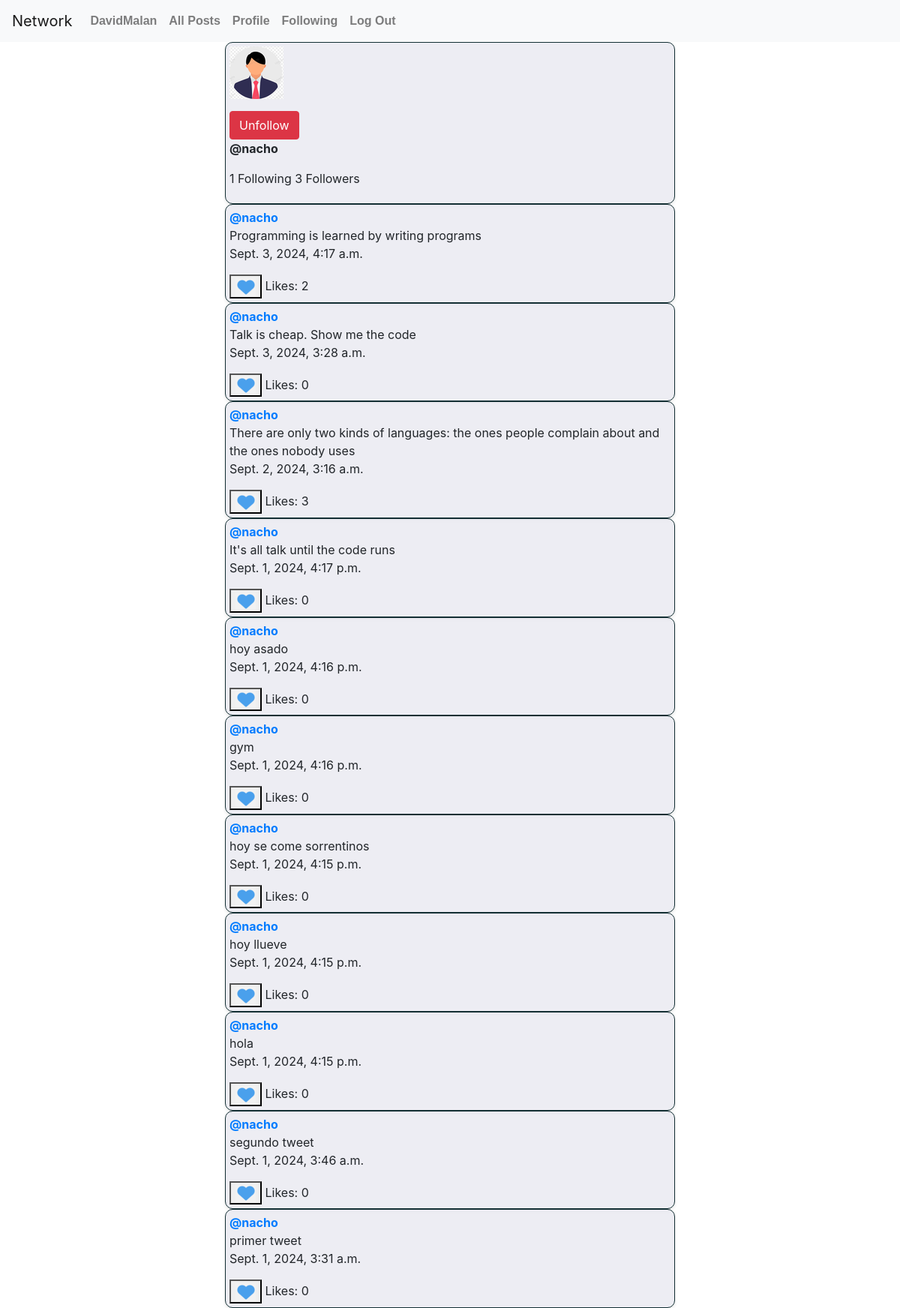
/nacho (signed in), run on the app's committed database.
### network/models.py (models this page shows)
class User(AbstractUser):
    following = models.ManyToManyField('self', symmetrical=False, blank=True, related_name="followers")

class Tweet(models.Model):
    content = models.TextField()
    users_liked = models.ManyToManyField(User, blank=True, related_name="liked_tweets")
    owner = models.ForeignKey(User, on_delete=models.CASCADE)
    timestamp = models.DateTimeField(auto_now_add=True)

### network/views.py (the view)
# urls.py: path("<str:name>", views.profile, name="profile"),
@login_required
def profile(request, name):
    if request.method == "GET":
        user_profile = User.objects.get(username=name)
        followers = user_profile.followers.all()
        following = user_profile.following.all()
        if request.user == user_profile:
            same_user = True
        else:
            same_user = False
        if user_profile in request.user.following.all():
            is_following = True
        else:
            is_following = False
        return render(request, "network/profile.html",{
            "followers": followers,
            "following": following,
            "is_following": is_following,
            "same_user": same_user,
            "profile_owner": user_profile,
            "tweets": Tweet.objects.filter(owner=user_profile).order_by('-timestamp')
            })

### network/templates/network/profile.html (shortened to what this page needs)
{% extends "network/layout.html" %}
{% load static %}
{% block body %}
{% if user.is_authenticated %}
<div class="profile-header">
    <p><img src="{% static 'network/profile-pic.png' %}" alt="pic" ></p>
    {% if not same_user %}
        {% if is_following %}
        <form action="{% url 'unfollow' %}" method="post">
            <button type="submit" class="btn btn-danger">Unfollow</button>
        </form>
        {% endif %}
    {% endif %}
    <div>
        <p><strong>@{{ profile_owner }}</strong></p>
        <span> {{ following.count }} Following</span>
        <span> {{ followers.count }} Followers</span>
    </div>
</div>
{% for tweet in tweets %}
<div class="tweet" data-id="{{ tweet.id }}">
    <a  href="{% url 'profile' tweet.owner %}"><strong>@{{ tweet.owner }}</strong> </a>
    <div class="content">
      <span> {{ tweet.content }}</span>
    </div>
    <p> {{ tweet.timestamp }}</p>
    <div class="like-count">
      {% if user.is_authenticated %}
      <button  class="like" ><img src="{% static 'network/heart.png' %}" alt="Like" ></button>
      {% endif %}
      <span>Likes: </span>
      <span class="like-count-value">{{tweet.users_liked.count}}</span>
    </div>
</div>
{% endfor %}
{% endif %}
{% endblock %}

### network/templates/network/layout.html (shortened to what this page needs)
{% load static %}
<!DOCTYPE html>
<html lang="en">
    <head>
        <link rel="stylesheet" href="https://stackpath.bootstrapcdn.com/bootstrap/4.4.1/css/bootstrap.min.css">
        <link href="{% static 'network/styles.css' %}" rel="stylesheet">
    </head>
    <body>
        <nav class="navbar navbar-expand-lg navbar-light bg-light">
            <a class="navbar-brand" href="#">Network</a>
            <div>
              <ul class="navbar-nav mr-auto">
                {% if user.is_authenticated %}
                    <li class="nav-item">
                        <a class="nav-link" href="#"><strong>{{ user.username }}</strong></a>
                    </li>
                {% endif %}
                <li class="nav-item">
                  <a class="nav-link" href="{% url 'index' %}">All Posts</a>
                </li>
                {% if user.is_authenticated %}
                    <li class="nav-item">
                        <a class="nav-link" href="{% url 'profile' request.user %}">Profile</a>
                    </li>
                    <li class="nav-item">
                        <a class="nav-link" href="{% url 'following' %}">Following</a>
                    </li>
                    <li class="nav-item">
                        <a class="nav-link" href="{% url 'logout' %}">Log Out</a>
                    </li>
                {% endif %}
              </ul>
            </div>
          </nav>
        <div class="body">
            {% block body %}
            {% endblock %}
        </div>
    </body>
</html>

### network/static/network/styles.css (style rules this page uses)
.tweet { background-color: #e5e5eeab; border: 1px solid #132f33; padding: 5px; border-radius: 10px; box-shadow: 0 2px 4px rgba(0, 0, 0, 0.1); width: 100%; max-width: 600px; margin: 0 auto; }
.profile-header { background-color: #e5e5eeab; border: 1px solid #132f33; padding: 5px; border-radius: 10px; box-shadow: 0 2px 4px rgba(0, 0, 0, 0.1); width: 100%; max-width: 600px; margin: 0 auto; }
.nav-link { font-family: sans-serif; font-weight: bold; font-size: 16px; }

### data on the page
User: username "DavidMalan"
User: username "nacho"
Tweet: owner "nacho", content "Programming is learned by writing programs", timestamp "Sept. 3, 2024, 4:17 a.m.", users_liked.count "2"
Tweet: owner "nacho", content "Talk is cheap. Show me the code", timestamp "Sept. 3, 2024, 3:28 a.m.", users_liked.count "0"
Tweet: owner "nacho", content "There are only two kinds of languages: the ones people complain about and the ones nobody uses", timestamp "Sept. 2, 2024, 3:16 a.m.", users_liked.count "3"
Tweet: owner "nacho", content "It's all talk until the code runs", timestamp "Sept. 1, 2024, 4:17 p.m.", users_liked.count "0"
Tweet: owner "nacho", content "hoy asado", timestamp "Sept. 1, 2024, 4:16 p.m.", users_liked.count "0"
Tweet: owner "nacho", content "gym", timestamp "Sept. 1, 2024, 4:16 p.m.", users_liked.count "0"
Tweet: owner "nacho", content "hoy se come sorrentinos", timestamp "Sept. 1, 2024, 4:15 p.m.", users_liked.count "0"
Tweet: owner "nacho", content "hoy llueve", timestamp "Sept. 1, 2024, 4:15 p.m.", users_liked.count "0"
Tweet: owner "nacho", content "hola", timestamp "Sept. 1, 2024, 4:15 p.m.", users_liked.count "0"
Tweet: owner "nacho", content "segundo tweet", timestamp "Sept. 1, 2024, 3:46 a.m.", users_liked.count "0"
Tweet: owner "nacho", content "primer tweet", timestamp "Sept. 1, 2024, 3:31 a.m.", users_liked.count "0"

### other printed values
{{ following.count }} "1"
{{ followers.count }} "3"
